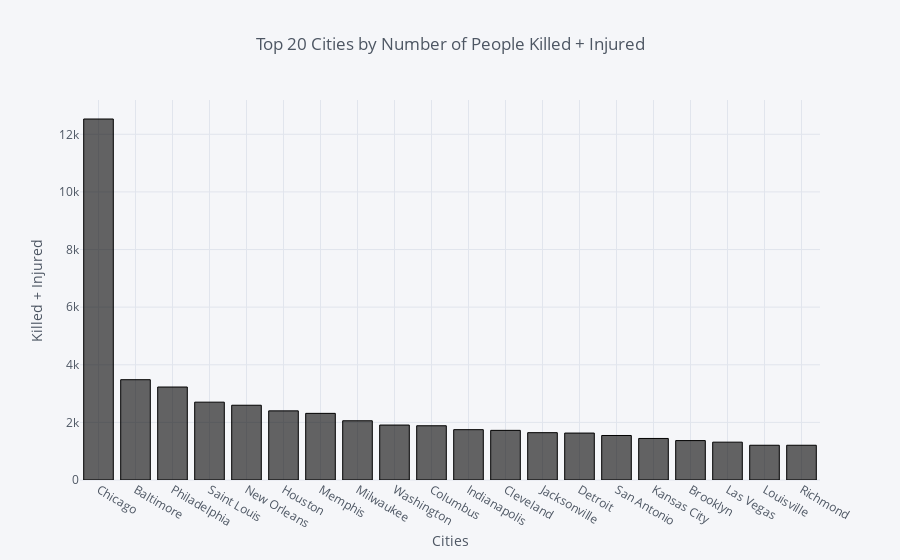

The cell this chart's notebook holds for it:
### Markdown cell above
**Top 20 Cities by Number of People Affected**  
Here we plot the cities that have the most number of people that were affected by the sum of all incidents in that city

### Code cell
ki = gun.groupby('city_or_county')['city_or_county','Total'].sum().sort_values('Total',ascending=False).head(20)
ki.iplot(kind='bar',colors='Black',title='Top 20 Cities by Number of People Killed + Injured',xTitle='Cities',yTitle='Killed + Injured')

### Figure 1 — Plotly figure (JSON) as saved in the notebook; plotly's stock layout.template omitted (floating-point values rounded to 4 significant figures)
{"data": [{"marker": {"color": "rgba(0, 0, 0, 0.6)", "line": {"color": "rgba(0, 0, 0, 1.0)", "width": 1}}, "name": "Total", "orientation": "v", "text": "", "type": "bar", "uid": "831355f0-c913-11e8-880b-acb57d762223", "x": ["Chicago", "Baltimore", "Philadelphia", "Saint Louis", "New Orleans", "Houston", "Memphis", "Milwaukee", "Washington", "Columbus", "Indianapolis", "Cleveland", "Jacksonville", "Detroit", "San Antonio", "Kansas City", "Brooklyn", "Las Vegas", "Louisville", "Richmond"], "y": [12531, 3482, 3227, 2702, 2595, 2400, 2313, 2056, 1907, 1883, 1747, 1723, 1643, 1629, 1545, 1442, 1368, 1313, 1206, 1206]}], "layout": {"legend": {"bgcolor": "#F5F6F9", "font": {"color": "#4D5663"}}, "paper_bgcolor": "#F5F6F9", "plot_bgcolor": "#F5F6F9", "title": "Top 20 Cities by Number of People Killed + Injured", "titlefont": {"color": "#4D5663"}, "xaxis": {"gridcolor": "#E1E5ED", "showgrid": true, "tickfont": {"color": "#4D5663"}, "title": "Cities", "titlefont": {"color": "#4D5663"}, "zerolinecolor": "#E1E5ED"}, "yaxis": {"gridcolor": "#E1E5ED", "showgrid": true, "tickfont": {"color": "#4D5663"}, "title": "Killed + Injured", "titlefont": {"color": "#4D5663"}, "zerolinecolor": "#E1E5ED"}}}
